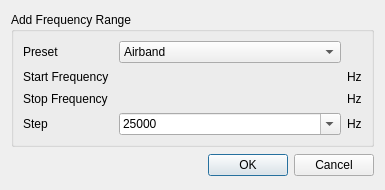
<?xml version="1.0" encoding="UTF-8"?>
<ui version="4.0">
 <class>WidebandScannerAddRangeDialog</class>
 <widget class="QDialog" name="WidebandScannerAddRangeDialog">
  <property name="geometry">
   <rect>
    <x>0</x>
    <y>0</y>
    <width>385</width>
    <height>190</height>
   </rect>
  </property>
  <property name="font">
   <font>
    <pointsize>9</pointsize>
   </font>
  </property>
  <property name="windowTitle">
   <string>Add Range</string>
  </property>
  <layout class="QVBoxLayout" name="verticalLayout">
   <item>
    <widget class="QGroupBox" name="groupBox">
     <property name="sizePolicy">
      <sizepolicy hsizetype="Preferred" vsizetype="Fixed">
       <horstretch>0</horstretch>
       <verstretch>0</verstretch>
      </sizepolicy>
     </property>
     <property name="title">
      <string>Add Frequency Range</string>
     </property>
     <layout class="QGridLayout" name="gridLayout">
      <item row="4" column="0">
       <widget class="QLabel" name="stepLabel">
        <property name="text">
         <string>Step</string>
        </property>
       </widget>
      </item>
      <item row="1" column="2">
       <widget class="QLabel" name="startUnits">
        <property name="text">
         <string>Hz</string>
        </property>
       </widget>
      </item>
      <item row="1" column="1">
       <widget class="ValueDialZ" name="start" native="true">
        <property name="sizePolicy">
         <sizepolicy hsizetype="Expanding" vsizetype="Maximum">
          <horstretch>0</horstretch>
          <verstretch>0</verstretch>
         </sizepolicy>
        </property>
        <property name="minimumSize">
         <size>
          <width>32</width>
          <height>16</height>
         </size>
        </property>
        <property name="font">
         <font>
          <family>Liberation Mono</family>
          <pointsize>12</pointsize>
         </font>
        </property>
        <property name="cursor">
         <cursorShape>PointingHandCursor</cursorShape>
        </property>
        <property name="focusPolicy">
         <enum>Qt::StrongFocus</enum>
        </property>
        <property name="toolTip">
         <string>Start frequency in Hertz</string>
        </property>
       </widget>
      </item>
      <item row="4" column="2">
       <widget class="QLabel" name="stepUnits">
        <property name="text">
         <string>Hz</string>
        </property>
       </widget>
      </item>
      <item row="3" column="2">
       <widget class="QLabel" name="stopUnits">
        <property name="text">
         <string>Hz</string>
        </property>
       </widget>
      </item>
      <item row="3" column="0">
       <widget class="QLabel" name="stopLabel">
        <property name="text">
         <string>Stop Frequency</string>
        </property>
       </widget>
      </item>
      <item row="1" column="0">
       <widget class="QLabel" name="startLabel">
        <property name="minimumSize">
         <size>
          <width>90</width>
          <height>0</height>
         </size>
        </property>
        <property name="text">
         <string>Start Frequency</string>
        </property>
       </widget>
      </item>
      <item row="4" column="1">
       <widget class="QComboBox" name="step">
        <property name="editable">
         <bool>true</bool>
        </property>
        <item>
         <property name="text">
          <string>25000</string>
         </property>
        </item>
        <item>
         <property name="text">
          <string>8333</string>
         </property>
        </item>
        <item>
         <property name="text">
          <string>100000</string>
         </property>
        </item>
       </widget>
      </item>
      <item row="3" column="1">
       <widget class="ValueDialZ" name="stop" native="true">
        <property name="sizePolicy">
         <sizepolicy hsizetype="Expanding" vsizetype="Maximum">
          <horstretch>0</horstretch>
          <verstretch>0</verstretch>
         </sizepolicy>
        </property>
        <property name="minimumSize">
         <size>
          <width>32</width>
          <height>16</height>
         </size>
        </property>
        <property name="font">
         <font>
          <family>Liberation Mono</family>
          <pointsize>12</pointsize>
         </font>
        </property>
        <property name="cursor">
         <cursorShape>PointingHandCursor</cursorShape>
        </property>
        <property name="focusPolicy">
         <enum>Qt::StrongFocus</enum>
        </property>
        <property name="toolTip">
         <string>Stop frequency in Hertz</string>
        </property>
       </widget>
      </item>
      <item row="0" column="1">
       <widget class="QComboBox" name="preset">
        <property name="toolTip">
         <string>Select a preset range of frequencies</string>
        </property>
        <item>
         <property name="text">
          <string>Airband</string>
         </property>
        </item>
        <item>
         <property name="text">
          <string>Broadcast FM</string>
         </property>
        </item>
        <item>
         <property name="text">
          <string>DAB</string>
         </property>
        </item>
        <item>
         <property name="text">
          <string>Digital Selective Calling</string>
         </property>
        </item>
        <item>
         <property name="text">
          <string>Marine</string>
         </property>
        </item>
        <item>
         <property name="text">
          <string>FRS-GMRS</string>
         </property>
        </item>
        <item>
         <property name="text">
          <string>HF ATC</string>
         </property>
        </item>
       </widget>
      </item>
      <item row="0" column="0">
       <widget class="QLabel" name="presetLabel">
        <property name="text">
         <string>Preset</string>
        </property>
       </widget>
      </item>
     </layout>
    </widget>
   </item>
   <item>
    <widget class="QDialogButtonBox" name="buttonBox">
     <property name="orientation">
      <enum>Qt::Horizontal</enum>
     </property>
     <property name="standardButtons">
      <set>QDialogButtonBox::Cancel|QDialogButtonBox::Ok</set>
     </property>
    </widget>
   </item>
  </layout>
 </widget>
 <customwidgets>
  <customwidget>
   <class>ValueDialZ</class>
   <extends>QWidget</extends>
   <header>gui/valuedialz.h</header>
   <container>1</container>
  </customwidget>
 </customwidgets>
 <resources>
  <include location="../../../sdrgui/resources/res.qrc"/>
 </resources>
 <connections>
  <connection>
   <sender>buttonBox</sender>
   <signal>accepted()</signal>
   <receiver>WidebandScannerAddRangeDialog</receiver>
   <slot>accept()</slot>
   <hints>
    <hint type="sourcelabel">
     <x>248</x>
     <y>254</y>
    </hint>
    <hint type="destinationlabel">
     <x>157</x>
     <y>274</y>
    </hint>
   </hints>
  </connection>
  <connection>
   <sender>buttonBox</sender>
   <signal>rejected()</signal>
   <receiver>WidebandScannerAddRangeDialog</receiver>
   <slot>reject()</slot>
   <hints>
    <hint type="sourcelabel">
     <x>316</x>
     <y>260</y>
    </hint>
    <hint type="destinationlabel">
     <x>286</x>
     <y>274</y>
    </hint>
   </hints>
  </connection>
 </connections>
</ui>
